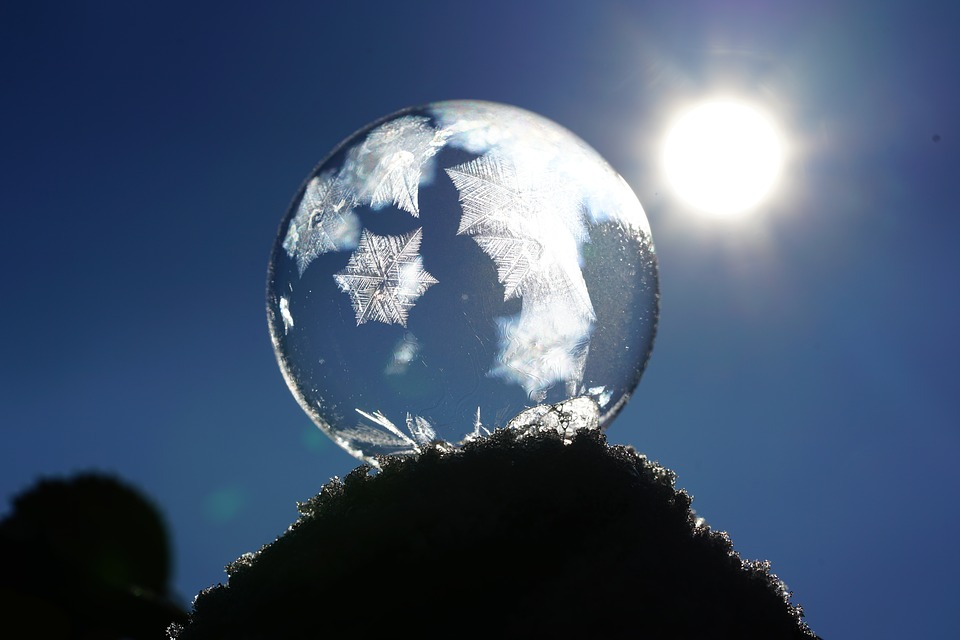
#> input picture image_1.jpg, 960 x 640 px
$ jupyter execute --allow-errors q2b.ipynb
#> lines starting #> are read from the running program, lines starting #| are printed output that depends on the picture
[cell 1]
import statistics
import numpy as np
import cv2

[cell 2]
def Medianconv(img, k_r, k_c):
    image = np.copy(img)
    image_h = len(image)
    image_w = len(image[0])

    left_p = int(k_c / 2)
    right_p = int(k_c - left_p - 1)
    top_p = int(k_r / 2)
    bottom_p = k_r - top_p - 1

    array = np.zeros(shape=(image_h + top_p + bottom_p, image_w + left_p + right_p))
    for i in range(0, image_h + bottom_p + top_p):
        for j in range(0, image_w + left_p + right_p):
            if j < left_p or j >= left_p + image_w or i < top_p or i >= top_p + image_h:
                array[i][j] = 0
            else:
                array[i][j] = image[i - top_p][j - left_p]

    for i in range(0, len(array) - k_r + 1):
        for j in range(0, len(array[0]) - k_c + 1):

            li = []

            for p in range(0, k_r):
                for q in range(0, k_c):
                    li.append(array[p + i][q + j])
            image[i][j] = statistics.median(li)

    return image

[cell 3]
def noisy(image):
    s_vs_p = 0.5
    amount = 0.05
    out = image
    # Salt mode
    f = len(image) * len(image[0])
    num_salt = np.ceil(amount * f * s_vs_p)
    coords = [np.random.randint(0, i - 1, int(num_salt))
              for i in image.shape]
    out[coords] = 255

    # Pepper mode
    num_pepper = np.ceil(amount * f * (1. - s_vs_p))
    coords = [np.random.randint(0, i - 1, int(num_pepper))
              for i in image.shape]
    out[coords] = 0
    return out

[cell 4]
img = cv2.imread('image_1.jpg', 0)
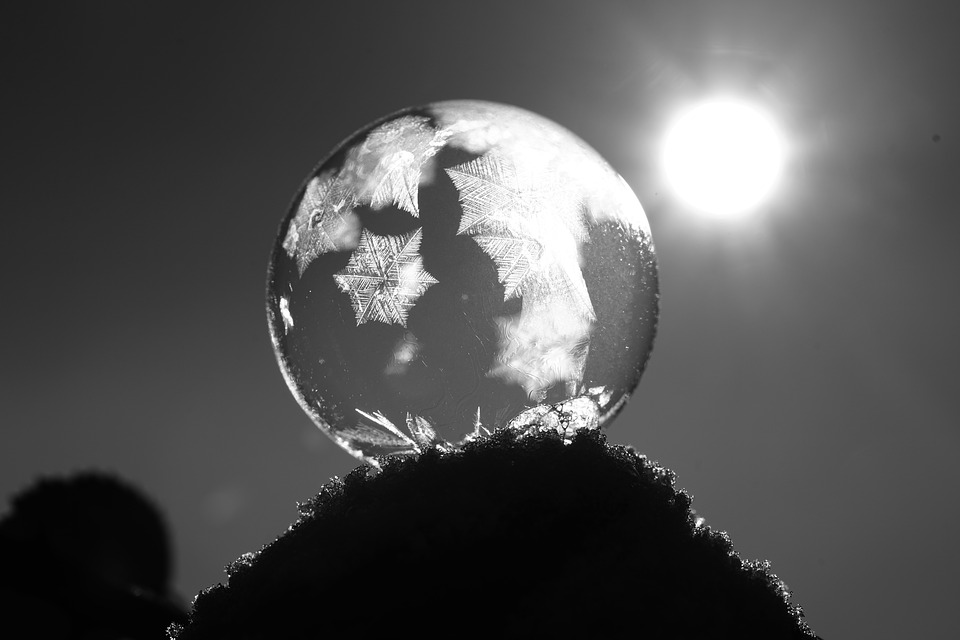
#> img: shape (640, 960); min 0, max 255, mean 82.3
#> (the rest of this cell did not finish here and is left out)

#> in noisy, `f = len(image) * len(image[0])`: f = 614400
#> in noisy, `num_salt = np.ceil(amount * f * s_vs_p)`: num_salt = 15360
#> in noisy, `coords = [np.random.randint(0, i - 1, int(num_salt)) for i in image.sh..`: coords = 2 items

cv2.imshow("noisy", img_sp)
cv2.waitKey(0)
